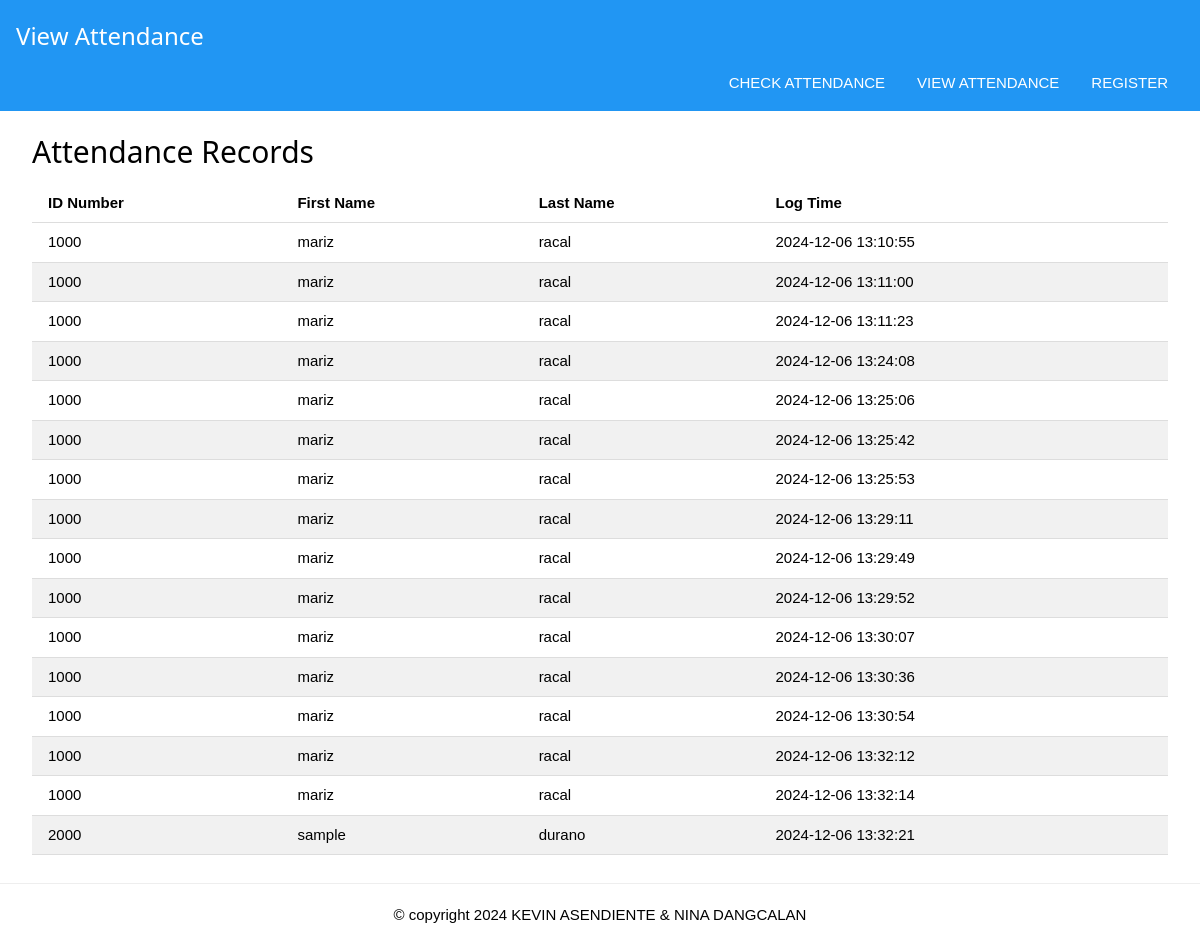
Page /viewattendance on the earlier database version.
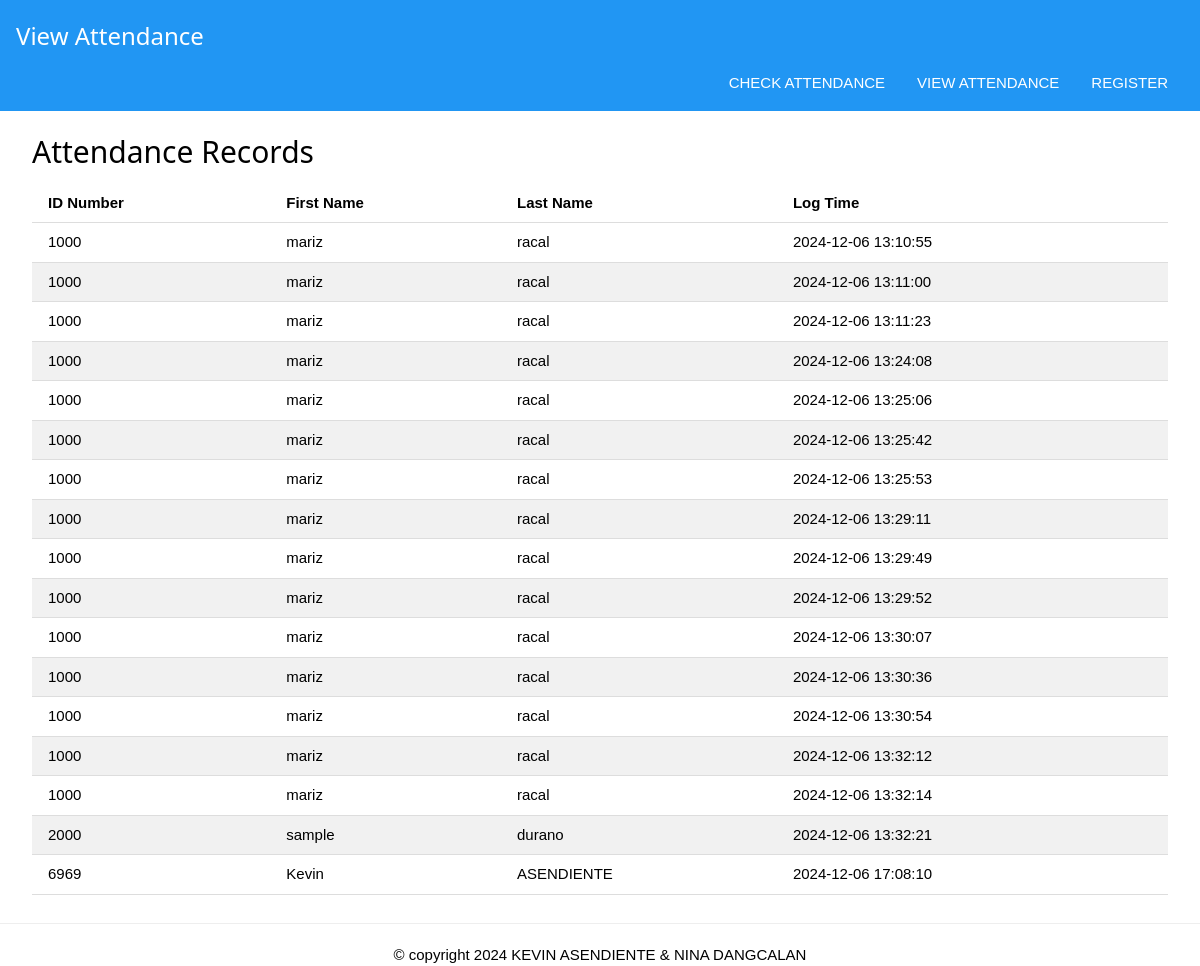
Same page on the later database version.
### tables this page shows
CREATE TABLE attendance
(id integer primary key autoincrement,
idno varchar(10),
lastname varchar(50),
firstname varchar(50),
logtime varchar(80));

### app.py (the view)
@app.route("/viewattendance")
def viewattendance():
    attendances = getall_records('attendance')
    return render_template("view_attendance.html", pagetitle="View Attendance", attendances=attendances)

### dbhelper.py (called while the page is built)
def getprocess(sql:str)->list:
    db = connect(database)
    cursor = db.cursor()
    cursor.row_factory = Row
    cursor.execute(sql)
    data:list = cursor.fetchall()
    db.close()
    return data

def getall_records(table:str)->list:
    sql:str = f"SELECT * FROM `{table}`"
    return getprocess(sql)

### templates/view_attendance.html
{% extends 'base.html' %}
{% block menu %}
<div class="w3-bar w3-blue">
    <a href="/" class="w3-button w3-right">REGISTER</a>
    <a href="/viewattendance" class="w3-button w3-right">VIEW ATTENDANCE</a>
    <a href="/checkattendance" class="w3-button w3-right">CHECK ATTENDANCE</a>
</div>
{% endblock %}
{% block content %}
<div class="w3-container">
    <h2>Attendance Records</h2>
    {% if attendances %}
    <table class="w3-table w3-bordered w3-striped">
        <thead>
            <tr>
                <th>ID Number</th>
                <th>First Name</th>
                <th>Last Name</th>
                <th>Log Time</th>
            </tr>
        </thead>
        <tbody>
            {% for attendance in attendances %}
            <tr>
                <td>{{ attendance['idno'] }}</td>
                <td>{{ attendance['firstname'] }}</td>
                <td>{{ attendance['lastname'] }}</td>
                <td>{{ attendance['logtime'] }}</td>
            </tr>
            {% endfor %}
        </tbody>
    </table>
    {% else %}
    <p>No attendance records found.</p>
    {% endif %}
</div>
{% endblock %}

Differences in the rows shown:
added attendance: idno "6969", firstname "Kevin", lastname "ASENDIENTE", logtime "2024-12-06 17:08:10"
